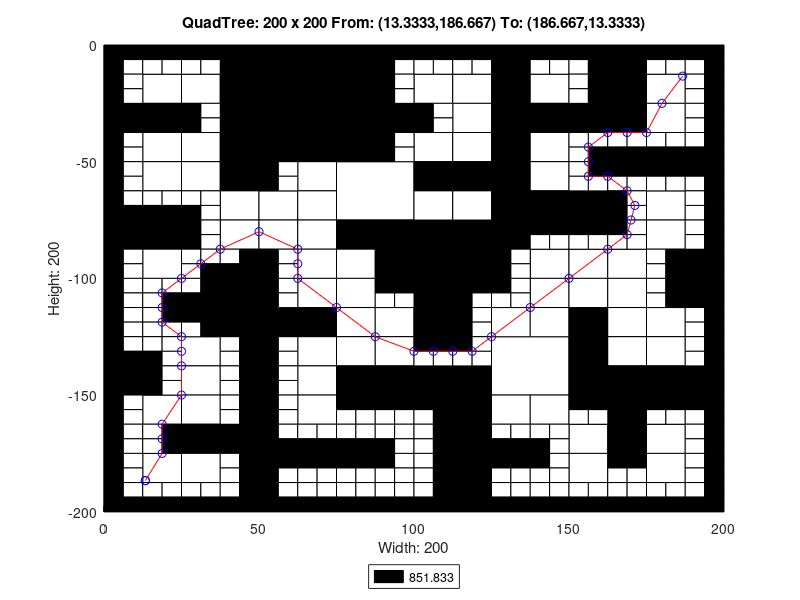

This chart was generated by the following MATLAB code:
axis([0 200 -200 0]);
title('QuadTree: 200 x 200 From: (13.3333,186.667) To: (186.667,13.3333)');
xlabel('Width: 200');
ylabel('Height: 200');
rectangle('Position',[50 -25 25 25], 'FaceColor',[0 0 0]);
rectangle('Position',[50 -50 25 25], 'FaceColor',[0 0 0]);
rectangle('Position',[75 -75 25 25], 'FaceColor',[1 1 1]);
rectangle('Position',[100 -100 25 25], 'FaceColor',[0 0 0]);
rectangle('Position',[125 -150 25 25], 'FaceColor',[1 1 1]);
rectangle('Position',[12.5 -25 12.5 12.5], 'FaceColor',[1 1 1]);
rectangle('Position',[37.5 -12.5 12.5 12.5], 'FaceColor',[0 0 0]);
rectangle('Position',[25 -25 12.5 12.5], 'FaceColor',[1 1 1]);
rectangle('Position',[37.5 -25 12.5 12.5], 'FaceColor',[0 0 0]);
rectangle('Position',[0 -37.5 12.5 12.5], 'FaceColor',[0 0 0]);
rectangle('Position',[12.5 -37.5 12.5 12.5], 'FaceColor',[0 0 0]);
rectangle('Position',[12.5 -50 12.5 12.5], 'FaceColor',[1 1 1]);
rectangle('Position',[37.5 -37.5 12.5 12.5], 'FaceColor',[0 0 0]);
rectangle('Position',[25 -50 12.5 12.5], 'FaceColor',[1 1 1]);
rectangle('Position',[37.5 -50 12.5 12.5], 'FaceColor',[0 0 0]);
rectangle('Position',[75 -12.5 12.5 12.5], 'FaceColor',[0 0 0]);
rectangle('Position',[75 -25 12.5 12.5], 'FaceColor',[0 0 0]);
rectangle('Position',[75 -37.5 12.5 12.5], 'FaceColor',[0 0 0]);
rectangle('Position',[87.5 -37.5 12.5 12.5], 'FaceColor',[0 0 0]);
rectangle('Position',[75 -50 12.5 12.5], 'FaceColor',[0 0 0]);
rectangle('Position',[12.5 -62.5 12.5 12.5], 'FaceColor',[1 1 1]);
rectangle('Position',[25 -62.5 12.5 12.5], 'FaceColor',[1 1 1]);
rectangle('Position',[37.5 -62.5 12.5 12.5], 'FaceColor',[0 0 0]);
rectangle('Position',[37.5 -75 12.5 12.5], 'FaceColor',[1 1 1]);
rectangle('Position',[0 -87.5 12.5 12.5], 'FaceColor',[0 0 0]);
rectangle('Position',[12.5 -87.5 12.5 12.5], 'FaceColor',[0 0 0]);
rectangle('Position',[12.5 -100 12.5 12.5], 'FaceColor',[1 1 1]);
rectangle('Position',[37.5 -87.5 12.5 12.5], 'FaceColor',[1 1 1]);
rectangle('Position',[62.5 -62.5 12.5 12.5], 'FaceColor',[1 1 1]);
rectangle('Position',[50 -75 12.5 12.5], 'FaceColor',[1 1 1]);
rectangle('Position',[62.5 -75 12.5 12.5], 'FaceColor',[1 1 1]);
rectangle('Position',[50 -87.5 12.5 12.5], 'FaceColor',[1 1 1]);
rectangle('Position',[62.5 -87.5 12.5 12.5], 'FaceColor',[1 1 1]);
rectangle('Position',[62.5 -100 12.5 12.5], 'FaceColor',[1 1 1]);
rectangle('Position',[75 -87.5 12.5 12.5], 'FaceColor',[0 0 0]);
rectangle('Position',[87.5 -87.5 12.5 12.5], 'FaceColor',[0 0 0]);
rectangle('Position',[75 -100 12.5 12.5], 'FaceColor',[1 1 1]);
rectangle('Position',[87.5 -100 12.5 12.5], 'FaceColor',[0 0 0]);
rectangle('Position',[100 -25 12.5 12.5], 'FaceColor',[1 1 1]);
rectangle('Position',[112.5 -25 12.5 12.5], 'FaceColor',[1 1 1]);
rectangle('Position',[125 -12.5 12.5 12.5], 'FaceColor',[0 0 0]);
rectangle('Position',[125 -25 12.5 12.5], 'FaceColor',[0 0 0]);
rectangle('Position',[137.5 -25 12.5 12.5], 'FaceColor',[1 1 1]);
rectangle('Position',[112.5 -37.5 12.5 12.5], 'FaceColor',[1 1 1]);
rectangle('Position',[100 -50 12.5 12.5], 'FaceColor',[1 1 1]);
rectangle('Position',[112.5 -50 12.5 12.5], 'FaceColor',[1 1 1]);
rectangle('Position',[125 -37.5 12.5 12.5], 'FaceColor',[0 0 0]);
rectangle('Position',[137.5 -37.5 12.5 12.5], 'FaceColor',[0 0 0]);
rectangle('Position',[125 -50 12.5 12.5], 'FaceColor',[0 0 0]);
rectangle('Position',[137.5 -50 12.5 12.5], 'FaceColor',[1 1 1]);
rectangle('Position',[162.5 -12.5 12.5 12.5], 'FaceColor',[0 0 0]);
rectangle('Position',[162.5 -25 12.5 12.5], 'FaceColor',[0 0 0]);
rectangle('Position',[175 -25 12.5 12.5], 'FaceColor',[1 1 1]);
rectangle('Position',[150 -37.5 12.5 12.5], 'FaceColor',[0 0 0]);
rectangle('Position',[162.5 -37.5 12.5 12.5], 'FaceColor',[0 0 0]);
rectangle('Position',[175 -37.5 12.5 12.5], 'FaceColor',[1 1 1]);
rectangle('Position',[100 -62.5 12.5 12.5], 'FaceColor',[0 0 0]);
rectangle('Position',[112.5 -62.5 12.5 12.5], 'FaceColor',[0 0 0]);
rectangle('Position',[100 -75 12.5 12.5], 'FaceColor',[1 1 1]);
rectangle('Position',[112.5 -75 12.5 12.5], 'FaceColor',[1 1 1]);
rectangle('Position',[125 -62.5 12.5 12.5], 'FaceColor',[0 0 0]);
rectangle('Position',[137.5 -62.5 12.5 12.5], 'FaceColor',[1 1 1]);
rectangle('Position',[125 -75 12.5 12.5], 'FaceColor',[0 0 0]);
rectangle('Position',[137.5 -75 12.5 12.5], 'FaceColor',[0 0 0]);
rectangle('Position',[125 -87.5 12.5 12.5], 'FaceColor',[0 0 0]);
rectangle('Position',[137.5 -100 12.5 12.5], 'FaceColor',[1 1 1]);
rectangle('Position',[150 -75 12.5 12.5], 'FaceColor',[0 0 0]);
rectangle('Position',[175 -75 12.5 12.5], 'FaceColor',[1 1 1]);
rectangle('Position',[150 -100 12.5 12.5], 'FaceColor',[1 1 1]);
rectangle('Position',[162.5 -100 12.5 12.5], 'FaceColor',[1 1 1]);
rectangle('Position',[175 -87.5 12.5 12.5], 'FaceColor',[1 1 1]);
rectangle('Position',[187.5 -100 12.5 12.5], 'FaceColor',[0 0 0]);
rectangle('Position',[37.5 -112.5 12.5 12.5], 'FaceColor',[0 0 0]);
rectangle('Position',[37.5 -125 12.5 12.5], 'FaceColor',[0 0 0]);
rectangle('Position',[0 -150 12.5 12.5], 'FaceColor',[0 0 0]);
rectangle('Position',[25 -137.5 12.5 12.5], 'FaceColor',[1 1 1]);
rectangle('Position',[25 -150 12.5 12.5], 'FaceColor',[1 1 1]);
rectangle('Position',[62.5 -112.5 12.5 12.5], 'FaceColor',[1 1 1]);
rectangle('Position',[50 -125 12.5 12.5], 'FaceColor',[0 0 0]);
rectangle('Position',[62.5 -125 12.5 12.5], 'FaceColor',[0 0 0]);
rectangle('Position',[75 -112.5 12.5 12.5], 'FaceColor',[1 1 1]);
rectangle('Position',[75 -125 12.5 12.5], 'FaceColor',[1 1 1]);
rectangle('Position',[87.5 -125 12.5 12.5], 'FaceColor',[1 1 1]);
rectangle('Position',[62.5 -137.5 12.5 12.5], 'FaceColor',[1 1 1]);
rectangle('Position',[62.5 -150 12.5 12.5], 'FaceColor',[1 1 1]);
rectangle('Position',[75 -137.5 12.5 12.5], 'FaceColor',[1 1 1]);
rectangle('Position',[87.5 -137.5 12.5 12.5], 'FaceColor',[1 1 1]);
rectangle('Position',[75 -150 12.5 12.5], 'FaceColor',[0 0 0]);
rectangle('Position',[87.5 -150 12.5 12.5], 'FaceColor',[0 0 0]);
rectangle('Position',[12.5 -162.5 12.5 12.5], 'FaceColor',[1 1 1]);
rectangle('Position',[25 -162.5 12.5 12.5], 'FaceColor',[1 1 1]);
rectangle('Position',[25 -175 12.5 12.5], 'FaceColor',[0 0 0]);
rectangle('Position',[37.5 -175 12.5 12.5], 'FaceColor',[0 0 0]);
rectangle('Position',[12.5 -187.5 12.5 12.5], 'FaceColor',[1 1 1]);
rectangle('Position',[25 -187.5 12.5 12.5], 'FaceColor',[1 1 1]);
rectangle('Position',[62.5 -162.5 12.5 12.5], 'FaceColor',[1 1 1]);
rectangle('Position',[100 -112.5 12.5 12.5], 'FaceColor',[0 0 0]);
rectangle('Position',[100 -125 12.5 12.5], 'FaceColor',[0 0 0]);
rectangle('Position',[137.5 -112.5 12.5 12.5], 'FaceColor',[1 1 1]);
rectangle('Position',[125 -125 12.5 12.5], 'FaceColor',[1 1 1]);
rectangle('Position',[137.5 -125 12.5 12.5], 'FaceColor',[1 1 1]);
rectangle('Position',[100 -150 12.5 12.5], 'FaceColor',[0 0 0]);
rectangle('Position',[112.5 -150 12.5 12.5], 'FaceColor',[0 0 0]);
rectangle('Position',[150 -112.5 12.5 12.5], 'FaceColor',[1 1 1]);
rectangle('Position',[162.5 -112.5 12.5 12.5], 'FaceColor',[1 1 1]);
rectangle('Position',[150 -125 12.5 12.5], 'FaceColor',[0 0 0]);
rectangle('Position',[162.5 -125 12.5 12.5], 'FaceColor',[1 1 1]);
rectangle('Position',[187.5 -112.5 12.5 12.5], 'FaceColor',[0 0 0]);
rectangle('Position',[175 -125 12.5 12.5], 'FaceColor',[1 1 1]);
rectangle('Position',[150 -137.5 12.5 12.5], 'FaceColor',[0 0 0]);
rectangle('Position',[162.5 -137.5 12.5 12.5], 'FaceColor',[1 1 1]);
rectangle('Position',[150 -150 12.5 12.5], 'FaceColor',[0 0 0]);
rectangle('Position',[162.5 -150 12.5 12.5], 'FaceColor',[0 0 0]);
rectangle('Position',[175 -137.5 12.5 12.5], 'FaceColor',[1 1 1]);
rectangle('Position',[175 -150 12.5 12.5], 'FaceColor',[0 0 0]);
rectangle('Position',[187.5 -150 12.5 12.5], 'FaceColor',[0 0 0]);
rectangle('Position',[112.5 -162.5 12.5 12.5], 'FaceColor',[0 0 0]);
rectangle('Position',[112.5 -175 12.5 12.5], 'FaceColor',[0 0 0]);
rectangle('Position',[125 -162.5 12.5 12.5], 'FaceColor',[1 1 1]);
rectangle('Position',[137.5 -162.5 12.5 12.5], 'FaceColor',[1 1 1]);
rectangle('Position',[112.5 -187.5 12.5 12.5], 'FaceColor',[0 0 0]);
rectangle('Position',[112.5 -200 12.5 12.5], 'FaceColor',[0 0 0]);
rectangle('Position',[162.5 -162.5 12.5 12.5], 'FaceColor',[0 0 0]);
rectangle('Position',[150 -175 12.5 12.5], 'FaceColor',[1 1 1]);
rectangle('Position',[162.5 -175 12.5 12.5], 'FaceColor',[0 0 0]);
rectangle('Position',[175 -175 12.5 12.5], 'FaceColor',[1 1 1]);
rectangle('Position',[150 -187.5 12.5 12.5], 'FaceColor',[1 1 1]);
rectangle('Position',[175 -187.5 12.5 12.5], 'FaceColor',[1 1 1]);
rectangle('Position',[0 -6.25 6.25 6.25], 'FaceColor',[0 0 0]);
rectangle('Position',[6.25 -6.25 6.25 6.25], 'FaceColor',[0 0 0]);
rectangle('Position',[0 -12.5 6.25 6.25], 'FaceColor',[0 0 0]);
rectangle('Position',[6.25 -12.5 6.25 6.25], 'FaceColor',[1 1 1]);
rectangle('Position',[12.5 -6.25 6.25 6.25], 'FaceColor',[0 0 0]);
rectangle('Position',[18.75 -6.25 6.25 6.25], 'FaceColor',[0 0 0]);
rectangle('Position',[12.5 -12.5 6.25 6.25], 'FaceColor',[1 1 1]);
rectangle('Position',[18.75 -12.5 6.25 6.25], 'FaceColor',[1 1 1]);
rectangle('Position',[0 -18.75 6.25 6.25], 'FaceColor',[0 0 0]);
rectangle('Position',[6.25 -18.75 6.25 6.25], 'FaceColor',[1 1 1]);
rectangle('Position',[0 -25 6.25 6.25], 'FaceColor',[0 0 0]);
rectangle('Position',[6.25 -25 6.25 6.25], 'FaceColor',[1 1 1]);
rectangle('Position',[25 -6.25 6.25 6.25], 'FaceColor',[0 0 0]);
rectangle('Position',[31.25 -6.25 6.25 6.25], 'FaceColor',[0 0 0]);
rectangle('Position',[25 -12.5 6.25 6.25], 'FaceColor',[1 1 1]);
rectangle('Position',[31.25 -12.5 6.25 6.25], 'FaceColor',[1 1 1]);
rectangle('Position',[0 -43.75 6.25 6.25], 'FaceColor',[0 0 0]);
rectangle('Position',[6.25 -43.75 6.25 6.25], 'FaceColor',[1 1 1]);
rectangle('Position',[0 -50 6.25 6.25], 'FaceColor',[0 0 0]);
rectangle('Position',[6.25 -50 6.25 6.25], 'FaceColor',[1 1 1]);
rectangle('Position',[25 -31.25 6.25 6.25], 'FaceColor',[0 0 0]);
rectangle('Position',[31.25 -31.25 6.25 6.25], 'FaceColor',[1 1 1]);
rectangle('Position',[25 -37.5 6.25 6.25], 'FaceColor',[0 0 0]);
rectangle('Position',[31.25 -37.5 6.25 6.25], 'FaceColor',[1 1 1]);
rectangle('Position',[87.5 -6.25 6.25 6.25], 'FaceColor',[0 0 0]);
rectangle('Position',[93.75 -6.25 6.25 6.25], 'FaceColor',[0 0 0]);
rectangle('Position',[87.5 -12.5 6.25 6.25], 'FaceColor',[0 0 0]);
rectangle('Position',[93.75 -12.5 6.25 6.25], 'FaceColor',[1 1 1]);
rectangle('Position',[87.5 -18.75 6.25 6.25], 'FaceColor',[0 0 0]);
rectangle('Position',[93.75 -18.75 6.25 6.25], 'FaceColor',[1 1 1]);
rectangle('Position',[87.5 -25 6.25 6.25], 'FaceColor',[0 0 0]);
rectangle('Position',[93.75 -25 6.25 6.25], 'FaceColor',[1 1 1]);
rectangle('Position',[87.5 -43.75 6.25 6.25], 'FaceColor',[0 0 0]);
rectangle('Position',[93.75 -43.75 6.25 6.25], 'FaceColor',[1 1 1]);
rectangle('Position',[87.5 -50 6.25 6.25], 'FaceColor',[0 0 0]);
rectangle('Position',[93.75 -50 6.25 6.25], 'FaceColor',[1 1 1]);
rectangle('Position',[0 -56.25 6.25 6.25], 'FaceColor',[0 0 0]);
rectangle('Position',[6.25 -56.25 6.25 6.25], 'FaceColor',[1 1 1]);
rectangle('Position',[0 -62.5 6.25 6.25], 'FaceColor',[0 0 0]);
rectangle('Position',[6.25 -62.5 6.25 6.25], 'FaceColor',[1 1 1]);
rectangle('Position',[0 -68.75 6.25 6.25], 'FaceColor',[0 0 0]);
rectangle('Position',[6.25 -68.75 6.25 6.25], 'FaceColor',[1 1 1]);
rectangle('Position',[0 -75 6.25 6.25], 'FaceColor',[0 0 0]);
rectangle('Position',[6.25 -75 6.25 6.25], 'FaceColor',[0 0 0]);
rectangle('Position',[12.5 -68.75 6.25 6.25], 'FaceColor',[1 1 1]);
rectangle('Position',[18.75 -68.75 6.25 6.25], 'FaceColor',[1 1 1]);
rectangle('Position',[12.5 -75 6.25 6.25], 'FaceColor',[0 0 0]);
rectangle('Position',[18.75 -75 6.25 6.25], 'FaceColor',[0 0 0]);
rectangle('Position',[25 -68.75 6.25 6.25], 'FaceColor',[1 1 1]);
rectangle('Position',[31.25 -68.75 6.25 6.25], 'FaceColor',[1 1 1]);
rectangle('Position',[25 -75 6.25 6.25], 'FaceColor',[0 0 0]);
rectangle('Position',[31.25 -75 6.25 6.25], 'FaceColor',[1 1 1]);
rectangle('Position',[0 -93.75 6.25 6.25], 'FaceColor',[0 0 0]);
rectangle('Position',[6.25 -93.75 6.25 6.25], 'FaceColor',[1 1 1]);
rectangle('Position',[0 -100 6.25 6.25], 'FaceColor',[0 0 0]);
rectangle('Position',[6.25 -100 6.25 6.25], 'FaceColor',[1 1 1]);
rectangle('Position',[25 -81.25 6.25 6.25], 'FaceColor',[0 0 0]);
rectangle('Position',[31.25 -81.25 6.25 6.25], 'FaceColor',[1 1 1]);
rectangle('Position',[25 -87.5 6.25 6.25], 'FaceColor',[0 0 0]);
rectangle('Position',[31.25 -87.5 6.25 6.25], 'FaceColor',[1 1 1]);
rectangle('Position',[25 -93.75 6.25 6.25], 'FaceColor',[1 1 1]);
rectangle('Position',[31.25 -93.75 6.25 6.25], 'FaceColor',[1 1 1]);
rectangle('Position',[25 -100 6.25 6.25], 'FaceColor',[1 1 1]);
rectangle('Position',[31.25 -100 6.25 6.25], 'FaceColor',[0 0 0]);
rectangle('Position',[37.5 -93.75 6.25 6.25], 'FaceColor',[1 1 1]);
rectangle('Position',[43.75 -93.75 6.25 6.25], 'FaceColor',[0 0 0]);
rectangle('Position',[37.5 -100 6.25 6.25], 'FaceColor',[0 0 0]);
rectangle('Position',[43.75 -100 6.25 6.25], 'FaceColor',[0 0 0]);
rectangle('Position',[50 -56.25 6.25 6.25], 'FaceColor',[0 0 0]);
rectangle('Position',[56.25 -56.25 6.25 6.25], 'FaceColor',[1 1 1]);
rectangle('Position',[50 -62.5 6.25 6.25], 'FaceColor',[0 0 0]);
rectangle('Position',[56.25 -62.5 6.25 6.25], 'FaceColor',[1 1 1]);
rectangle('Position',[50 -93.75 6.25 6.25], 'FaceColor',[0 0 0]);
rectangle('Position',[56.25 -93.75 6.25 6.25], 'FaceColor',[1 1 1]);
rectangle('Position',[50 -100 6.25 6.25], 'FaceColor',[0 0 0]);
rectangle('Position',[56.25 -100 6.25 6.25], 'FaceColor',[1 1 1]);
rectangle('Position',[100 -6.25 6.25 6.25], 'FaceColor',[0 0 0]);
rectangle('Position',[106.25 -6.25 6.25 6.25], 'FaceColor',[0 0 0]);
rectangle('Position',[100 -12.5 6.25 6.25], 'FaceColor',[1 1 1]);
rectangle('Position',[106.25 -12.5 6.25 6.25], 'FaceColor',[1 1 1]);
rectangle('Position',[112.5 -6.25 6.25 6.25], 'FaceColor',[0 0 0]);
rectangle('Position',[118.75 -6.25 6.25 6.25], 'FaceColor',[0 0 0]);
rectangle('Position',[112.5 -12.5 6.25 6.25], 'FaceColor',[1 1 1]);
rectangle('Position',[118.75 -12.5 6.25 6.25], 'FaceColor',[1 1 1]);
rectangle('Position',[137.5 -6.25 6.25 6.25], 'FaceColor',[0 0 0]);
rectangle('Position',[143.75 -6.25 6.25 6.25], 'FaceColor',[0 0 0]);
rectangle('Position',[137.5 -12.5 6.25 6.25], 'FaceColor',[1 1 1]);
rectangle('Position',[143.75 -12.5 6.25 6.25], 'FaceColor',[1 1 1]);
rectangle('Position',[100 -31.25 6.25 6.25], 'FaceColor',[0 0 0]);
rectangle('Position',[106.25 -31.25 6.25 6.25], 'FaceColor',[1 1 1]);
rectangle('Position',[100 -37.5 6.25 6.25], 'FaceColor',[0 0 0]);
rectangle('Position',[106.25 -37.5 6.25 6.25], 'FaceColor',[1 1 1]);
rectangle('Position',[150 -6.25 6.25 6.25], 'FaceColor',[0 0 0]);
rectangle('Position',[156.25 -6.25 6.25 6.25], 'FaceColor',[0 0 0]);
rectangle('Position',[150 -12.5 6.25 6.25], 'FaceColor',[1 1 1]);
rectangle('Position',[156.25 -12.5 6.25 6.25], 'FaceColor',[0 0 0]);
rectangle('Position',[150 -18.75 6.25 6.25], 'FaceColor',[1 1 1]);
rectangle('Position',[156.25 -18.75 6.25 6.25], 'FaceColor',[0 0 0]);
rectangle('Position',[150 -25 6.25 6.25], 'FaceColor',[1 1 1]);
rectangle('Position',[156.25 -25 6.25 6.25], 'FaceColor',[0 0 0]);
rectangle('Position',[175 -6.25 6.25 6.25], 'FaceColor',[0 0 0]);
rectangle('Position',[181.25 -6.25 6.25 6.25], 'FaceColor',[0 0 0]);
rectangle('Position',[175 -12.5 6.25 6.25], 'FaceColor',[1 1 1]);
rectangle('Position',[181.25 -12.5 6.25 6.25], 'FaceColor',[1 1 1]);
rectangle('Position',[187.5 -6.25 6.25 6.25], 'FaceColor',[0 0 0]);
rectangle('Position',[193.75 -6.25 6.25 6.25], 'FaceColor',[0 0 0]);
rectangle('Position',[187.5 -12.5 6.25 6.25], 'FaceColor',[1 1 1]);
rectangle('Position',[193.75 -12.5 6.25 6.25], 'FaceColor',[0 0 0]);
rectangle('Position',[187.5 -18.75 6.25 6.25], 'FaceColor',[1 1 1]);
rectangle('Position',[193.75 -18.75 6.25 6.25], 'FaceColor',[0 0 0]);
rectangle('Position',[187.5 -25 6.25 6.25], 'FaceColor',[1 1 1]);
rectangle('Position',[193.75 -25 6.25 6.25], 'FaceColor',[0 0 0]);
rectangle('Position',[150 -43.75 6.25 6.25], 'FaceColor',[1 1 1]);
rectangle('Position',[156.25 -43.75 6.25 6.25], 'FaceColor',[1 1 1]);
rectangle('Position',[150 -50 6.25 6.25], 'FaceColor',[1 1 1]);
rectangle('Position',[156.25 -50 6.25 6.25], 'FaceColor',[0 0 0]);
rectangle('Position',[162.5 -43.75 6.25 6.25], 'FaceColor',[1 1 1]);
rectangle('Position',[168.75 -43.75 6.25 6.25], 'FaceColor',[1 1 1]);
rectangle('Position',[162.5 -50 6.25 6.25], 'FaceColor',[0 0 0]);
rectangle('Position',[168.75 -50 6.25 6.25], 'FaceColor',[0 0 0]);
rectangle('Position',[187.5 -31.25 6.25 6.25], 'FaceColor',[1 1 1]);
rectangle('Position',[193.75 -31.25 6.25 6.25], 'FaceColor',[0 0 0]);
rectangle('Position',[187.5 -37.5 6.25 6.25], 'FaceColor',[1 1 1]);
rectangle('Position',[193.75 -37.5 6.25 6.25], 'FaceColor',[0 0 0]);
rectangle('Position',[175 -43.75 6.25 6.25], 'FaceColor',[1 1 1]);
rectangle('Position',[181.25 -43.75 6.25 6.25], 'FaceColor',[1 1 1]);
rectangle('Position',[175 -50 6.25 6.25], 'FaceColor',[0 0 0]);
rectangle('Position',[181.25 -50 6.25 6.25], 'FaceColor',[0 0 0]);
rectangle('Position',[187.5 -43.75 6.25 6.25], 'FaceColor',[1 1 1]);
rectangle('Position',[193.75 -43.75 6.25 6.25], 'FaceColor',[0 0 0]);
rectangle('Position',[187.5 -50 6.25 6.25], 'FaceColor',[0 0 0]);
rectangle('Position',[193.75 -50 6.25 6.25], 'FaceColor',[0 0 0]);
rectangle('Position',[137.5 -81.25 6.25 6.25], 'FaceColor',[0 0 0]);
rectangle('Position',[143.75 -81.25 6.25 6.25], 'FaceColor',[0 0 0]);
rectangle('Position',[137.5 -87.5 6.25 6.25], 'FaceColor',[1 1 1]);
rectangle('Position',[143.75 -87.5 6.25 6.25], 'FaceColor',[1 1 1]);
rectangle('Position',[125 -93.75 6.25 6.25], 'FaceColor',[0 0 0]);
rectangle('Position',[131.25 -93.75 6.25 6.25], 'FaceColor',[1 1 1]);
rectangle('Position',[125 -100 6.25 6.25], 'FaceColor',[0 0 0]);
rectangle('Position',[131.25 -100 6.25 6.25], 'FaceColor',[1 1 1]);
rectangle('Position',[150 -56.25 6.25 6.25], 'FaceColor',[1 1 1]);
rectangle('Position',[156.25 -56.25 6.25 6.25], 'FaceColor',[0 0 0]);
rectangle('Position',[150 -62.5 6.25 6.25], 'FaceColor',[1 1 1]);
rectangle('Position',[156.25 -62.5 6.25 6.25], 'FaceColor',[1 1 1]);
rectangle('Position',[162.5 -56.25 6.25 6.25], 'FaceColor',[0 0 0]);
rectangle('Position',[168.75 -56.25 6.25 6.25], 'FaceColor',[0 0 0]);
rectangle('Position',[162.5 -62.5 6.25 6.25], 'FaceColor',[1 1 1]);
rectangle('Position',[168.75 -62.5 6.25 6.25], 'FaceColor',[1 1 1]);
rectangle('Position',[162.5 -68.75 6.25 6.25], 'FaceColor',[0 0 0]);
rectangle('Position',[168.75 -68.75 6.25 6.25], 'FaceColor',[1 1 1]);
rectangle('Position',[162.5 -75 6.25 6.25], 'FaceColor',[0 0 0]);
rectangle('Position',[168.75 -75 6.25 6.25], 'FaceColor',[1 1 1]);
rectangle('Position',[175 -56.25 6.25 6.25], 'FaceColor',[0 0 0]);
rectangle('Position',[181.25 -56.25 6.25 6.25], 'FaceColor',[0 0 0]);
rectangle('Position',[175 -62.5 6.25 6.25], 'FaceColor',[1 1 1]);
rectangle('Position',[181.25 -62.5 6.25 6.25], 'FaceColor',[1 1 1]);
rectangle('Position',[187.5 -56.25 6.25 6.25], 'FaceColor',[0 0 0]);
rectangle('Position',[193.75 -56.25 6.25 6.25], 'FaceColor',[0 0 0]);
rectangle('Position',[187.5 -62.5 6.25 6.25], 'FaceColor',[1 1 1]);
rectangle('Position',[193.75 -62.5 6.25 6.25], 'FaceColor',[0 0 0]);
rectangle('Position',[187.5 -68.75 6.25 6.25], 'FaceColor',[1 1 1]);
rectangle('Position',[193.75 -68.75 6.25 6.25], 'FaceColor',[0 0 0]);
rectangle('Position',[187.5 -75 6.25 6.25], 'FaceColor',[1 1 1]);
rectangle('Position',[193.75 -75 6.25 6.25], 'FaceColor',[0 0 0]);
rectangle('Position',[150 -81.25 6.25 6.25], 'FaceColor',[0 0 0]);
rectangle('Position',[156.25 -81.25 6.25 6.25], 'FaceColor',[0 0 0]);
rectangle('Position',[150 -87.5 6.25 6.25], 'FaceColor',[1 1 1]);
rectangle('Position',[156.25 -87.5 6.25 6.25], 'FaceColor',[1 1 1]);
rectangle('Position',[162.5 -81.25 6.25 6.25], 'FaceColor',[0 0 0]);
rectangle('Position',[168.75 -81.25 6.25 6.25], 'FaceColor',[1 1 1]);
rectangle('Position',[162.5 -87.5 6.25 6.25], 'FaceColor',[1 1 1]);
rectangle('Position',[168.75 -87.5 6.25 6.25], 'FaceColor',[1 1 1]);
rectangle('Position',[187.5 -81.25 6.25 6.25], 'FaceColor',[1 1 1]);
rectangle('Position',[193.75 -81.25 6.25 6.25], 'FaceColor',[0 0 0]);
rectangle('Position',[187.5 -87.5 6.25 6.25], 'FaceColor',[1 1 1]);
rectangle('Position',[193.75 -87.5 6.25 6.25], 'FaceColor',[0 0 0]);
rectangle('Position',[175 -93.75 6.25 6.25], 'FaceColor',[1 1 1]);
rectangle('Position',[181.25 -93.75 6.25 6.25], 'FaceColor',[0 0 0]);
rectangle('Position',[175 -100 6.25 6.25], 'FaceColor',[1 1 1]);
rectangle('Position',[181.25 -100 6.25 6.25], 'FaceColor',[0 0 0]);
rectangle('Position',[0 -106.25 6.25 6.25], 'FaceColor',[0 0 0]);
rectangle('Position',[6.25 -106.25 6.25 6.25], 'FaceColor',[1 1 1]);
rectangle('Position',[0 -112.5 6.25 6.25], 'FaceColor',[0 0 0]);
rectangle('Position',[6.25 -112.5 6.25 6.25], 'FaceColor',[1 1 1]);
rectangle('Position',[12.5 -106.25 6.25 6.25], 'FaceColor',[1 1 1]);
rectangle('Position',[18.75 -106.25 6.25 6.25], 'FaceColor',[1 1 1]);
rectangle('Position',[12.5 -112.5 6.25 6.25], 'FaceColor',[1 1 1]);
rectangle('Position',[18.75 -112.5 6.25 6.25], 'FaceColor',[0 0 0]);
rectangle('Position',[0 -118.75 6.25 6.25], 'FaceColor',[0 0 0]);
rectangle('Position',[6.25 -118.75 6.25 6.25], 'FaceColor',[1 1 1]);
rectangle('Position',[0 -125 6.25 6.25], 'FaceColor',[0 0 0]);
rectangle('Position',[6.25 -125 6.25 6.25], 'FaceColor',[1 1 1]);
rectangle('Position',[12.5 -118.75 6.25 6.25], 'FaceColor',[1 1 1]);
rectangle('Position',[18.75 -118.75 6.25 6.25], 'FaceColor',[0 0 0]);
rectangle('Position',[12.5 -125 6.25 6.25], 'FaceColor',[1 1 1]);
rectangle('Position',[18.75 -125 6.25 6.25], 'FaceColor',[1 1 1]);
rectangle('Position',[25 -106.25 6.25 6.25], 'FaceColor',[1 1 1]);
rectangle('Position',[31.25 -106.25 6.25 6.25], 'FaceColor',[0 0 0]);
rectangle('Position',[25 -112.5 6.25 6.25], 'FaceColor',[0 0 0]);
rectangle('Position',[31.25 -112.5 6.25 6.25], 'FaceColor',[0 0 0]);
rectangle('Position',[25 -118.75 6.25 6.25], 'FaceColor',[0 0 0]);
rectangle('Position',[31.25 -118.75 6.25 6.25], 'FaceColor',[0 0 0]);
rectangle('Position',[25 -125 6.25 6.25], 'FaceColor',[1 1 1]);
rectangle('Position',[31.25 -125 6.25 6.25], 'FaceColor',[0 0 0]);
rectangle('Position',[0 -131.25 6.25 6.25], 'FaceColor',[0 0 0]);
rectangle('Position',[6.25 -131.25 6.25 6.25], 'FaceColor',[1 1 1]);
rectangle('Position',[0 -137.5 6.25 6.25], 'FaceColor',[0 0 0]);
rectangle('Position',[6.25 -137.5 6.25 6.25], 'FaceColor',[0 0 0]);
rectangle('Position',[12.5 -131.25 6.25 6.25], 'FaceColor',[1 1 1]);
rectangle('Position',[18.75 -131.25 6.25 6.25], 'FaceColor',[1 1 1]);
rectangle('Position',[12.5 -137.5 6.25 6.25], 'FaceColor',[0 0 0]);
rectangle('Position',[18.75 -137.5 6.25 6.25], 'FaceColor',[1 1 1]);
rectangle('Position',[12.5 -143.75 6.25 6.25], 'FaceColor',[0 0 0]);
rectangle('Position',[18.75 -143.75 6.25 6.25], 'FaceColor',[1 1 1]);
rectangle('Position',[12.5 -150 6.25 6.25], 'FaceColor',[0 0 0]);
rectangle('Position',[18.75 -150 6.25 6.25], 'FaceColor',[1 1 1]);
rectangle('Position',[37.5 -131.25 6.25 6.25], 'FaceColor',[1 1 1]);
rectangle('Position',[43.75 -131.25 6.25 6.25], 'FaceColor',[0 0 0]);
rectangle('Position',[37.5 -137.5 6.25 6.25], 'FaceColor',[1 1 1]);
rectangle('Position',[43.75 -137.5 6.25 6.25], 'FaceColor',[0 0 0]);
rectangle('Position',[37.5 -143.75 6.25 6.25], 'FaceColor',[1 1 1]);
rectangle('Position',[43.75 -143.75 6.25 6.25], 'FaceColor',[0 0 0]);
rectangle('Position',[37.5 -150 6.25 6.25], 'FaceColor',[1 1 1]);
rectangle('Position',[43.75 -150 6.25 6.25], 'FaceColor',[0 0 0]);
rectangle('Position',[50 -106.25 6.25 6.25], 'FaceColor',[0 0 0]);
rectangle('Position',[56.25 -106.25 6.25 6.25], 'FaceColor',[1 1 1]);
rectangle('Position',[50 -112.5 6.25 6.25], 'FaceColor',[0 0 0]);
rectangle('Position',[56.25 -112.5 6.25 6.25], 'FaceColor',[1 1 1]);
rectangle('Position',[87.5 -106.25 6.25 6.25], 'FaceColor',[0 0 0]);
rectangle('Position',[93.75 -106.25 6.25 6.25], 'FaceColor',[0 0 0]);
rectangle('Position',[87.5 -112.5 6.25 6.25], 'FaceColor',[1 1 1]);
rectangle('Position',[93.75 -112.5 6.25 6.25], 'FaceColor',[1 1 1]);
rectangle('Position',[50 -131.25 6.25 6.25], 'FaceColor',[0 0 0]);
rectangle('Position',[56.25 -131.25 6.25 6.25], 'FaceColor',[1 1 1]);
rectangle('Position',[50 -137.5 6.25 6.25], 'FaceColor',[0 0 0]);
rectangle('Position',[56.25 -137.5 6.25 6.25], 'FaceColor',[1 1 1]);
rectangle('Position',[50 -143.75 6.25 6.25], 'FaceColor',[0 0 0]);
rectangle('Position',[56.25 -143.75 6.25 6.25], 'FaceColor',[1 1 1]);
rectangle('Position',[50 -150 6.25 6.25], 'FaceColor',[0 0 0]);
rectangle('Position',[56.25 -150 6.25 6.25], 'FaceColor',[1 1 1]);
rectangle('Position',[0 -156.25 6.25 6.25], 'FaceColor',[0 0 0]);
rectangle('Position',[6.25 -156.25 6.25 6.25], 'FaceColor',[1 1 1]);
rectangle('Position',[0 -162.5 6.25 6.25], 'FaceColor',[0 0 0]);
rectangle('Position',[6.25 -162.5 6.25 6.25], 'FaceColor',[1 1 1]);
rectangle('Position',[0 -168.75 6.25 6.25], 'FaceColor',[0 0 0]);
rectangle('Position',[6.25 -168.75 6.25 6.25], 'FaceColor',[1 1 1]);
rectangle('Position',[0 -175 6.25 6.25], 'FaceColor',[0 0 0]);
rectangle('Position',[6.25 -175 6.25 6.25], 'FaceColor',[1 1 1]);
rectangle('Position',[12.5 -168.75 6.25 6.25], 'FaceColor',[1 1 1]);
rectangle('Position',[18.75 -168.75 6.25 6.25], 'FaceColor',[0 0 0]);
rectangle('Position',[12.5 -175 6.25 6.25], 'FaceColor',[1 1 1]);
rectangle('Position',[18.75 -175 6.25 6.25], 'FaceColor',[0 0 0]);
rectangle('Position',[37.5 -156.25 6.25 6.25], 'FaceColor',[1 1 1]);
rectangle('Position',[43.75 -156.25 6.25 6.25], 'FaceColor',[0 0 0]);
rectangle('Position',[37.5 -162.5 6.25 6.25], 'FaceColor',[1 1 1]);
rectangle('Position',[43.75 -162.5 6.25 6.25], 'FaceColor',[0 0 0]);
rectangle('Position',[0 -181.25 6.25 6.25], 'FaceColor',[0 0 0]);
rectangle('Position',[6.25 -181.25 6.25 6.25], 'FaceColor',[1 1 1]);
rectangle('Position',[0 -187.5 6.25 6.25], 'FaceColor',[0 0 0]);
rectangle('Position',[6.25 -187.5 6.25 6.25], 'FaceColor',[1 1 1]);
rectangle('Position',[0 -193.75 6.25 6.25], 'FaceColor',[0 0 0]);
rectangle('Position',[6.25 -193.75 6.25 6.25], 'FaceColor',[1 1 1]);
rectangle('Position',[0 -200 6.25 6.25], 'FaceColor',[0 0 0]);
rectangle('Position',[6.25 -200 6.25 6.25], 'FaceColor',[0 0 0]);
rectangle('Position',[12.5 -193.75 6.25 6.25], 'FaceColor',[1 1 1]);
rectangle('Position',[18.75 -193.75 6.25 6.25], 'FaceColor',[1 1 1]);
rectangle('Position',[12.5 -200 6.25 6.25], 'FaceColor',[0 0 0]);
rectangle('Position',[18.75 -200 6.25 6.25], 'FaceColor',[0 0 0]);
rectangle('Position',[37.5 -181.25 6.25 6.25], 'FaceColor',[1 1 1]);
rectangle('Position',[43.75 -181.25 6.25 6.25], 'FaceColor',[0 0 0]);
rectangle('Position',[37.5 -187.5 6.25 6.25], 'FaceColor',[1 1 1]);
rectangle('Position',[43.75 -187.5 6.25 6.25], 'FaceColor',[0 0 0]);
rectangle('Position',[25 -193.75 6.25 6.25], 'FaceColor',[1 1 1]);
rectangle('Position',[31.25 -193.75 6.25 6.25], 'FaceColor',[1 1 1]);
rectangle('Position',[25 -200 6.25 6.25], 'FaceColor',[0 0 0]);
rectangle('Position',[31.25 -200 6.25 6.25], 'FaceColor',[0 0 0]);
rectangle('Position',[37.5 -193.75 6.25 6.25], 'FaceColor',[1 1 1]);
rectangle('Position',[43.75 -193.75 6.25 6.25], 'FaceColor',[0 0 0]);
rectangle('Position',[37.5 -200 6.25 6.25], 'FaceColor',[0 0 0]);
rectangle('Position',[43.75 -200 6.25 6.25], 'FaceColor',[0 0 0]);
rectangle('Position',[50 -156.25 6.25 6.25], 'FaceColor',[0 0 0]);
rectangle('Position',[56.25 -156.25 6.25 6.25], 'FaceColor',[1 1 1]);
rectangle('Position',[50 -162.5 6.25 6.25], 'FaceColor',[0 0 0]);
rectangle('Position',[56.25 -162.5 6.25 6.25], 'FaceColor',[1 1 1]);
rectangle('Position',[50 -168.75 6.25 6.25], 'FaceColor',[0 0 0]);
rectangle('Position',[56.25 -168.75 6.25 6.25], 'FaceColor',[1 1 1]);
rectangle('Position',[50 -175 6.25 6.25], 'FaceColor',[0 0 0]);
rectangle('Position',[56.25 -175 6.25 6.25], 'FaceColor',[0 0 0]);
rectangle('Position',[62.5 -168.75 6.25 6.25], 'FaceColor',[1 1 1]);
rectangle('Position',[68.75 -168.75 6.25 6.25], 'FaceColor',[1 1 1]);
rectangle('Position',[62.5 -175 6.25 6.25], 'FaceColor',[0 0 0]);
rectangle('Position',[68.75 -175 6.25 6.25], 'FaceColor',[0 0 0]);
rectangle('Position',[75 -156.25 6.25 6.25], 'FaceColor',[0 0 0]);
rectangle('Position',[81.25 -156.25 6.25 6.25], 'FaceColor',[0 0 0]);
rectangle('Position',[75 -162.5 6.25 6.25], 'FaceColor',[1 1 1]);
rectangle('Position',[81.25 -162.5 6.25 6.25], 'FaceColor',[1 1 1]);
rectangle('Position',[87.5 -156.25 6.25 6.25], 'FaceColor',[0 0 0]);
rectangle('Position',[93.75 -156.25 6.25 6.25], 'FaceColor',[0 0 0]);
rectangle('Position',[87.5 -162.5 6.25 6.25], 'FaceColor',[1 1 1]);
rectangle('Position',[93.75 -162.5 6.25 6.25], 'FaceColor',[1 1 1]);
rectangle('Position',[75 -168.75 6.25 6.25], 'FaceColor',[1 1 1]);
rectangle('Position',[81.25 -168.75 6.25 6.25], 'FaceColor',[1 1 1]);
rectangle('Position',[75 -175 6.25 6.25], 'FaceColor',[0 0 0]);
rectangle('Position',[81.25 -175 6.25 6.25], 'FaceColor',[0 0 0]);
rectangle('Position',[87.5 -168.75 6.25 6.25], 'FaceColor',[1 1 1]);
rectangle('Position',[93.75 -168.75 6.25 6.25], 'FaceColor',[1 1 1]);
rectangle('Position',[87.5 -175 6.25 6.25], 'FaceColor',[0 0 0]);
rectangle('Position',[93.75 -175 6.25 6.25], 'FaceColor',[1 1 1]);
rectangle('Position',[50 -181.25 6.25 6.25], 'FaceColor',[0 0 0]);
rectangle('Position',[56.25 -181.25 6.25 6.25], 'FaceColor',[0 0 0]);
rectangle('Position',[50 -187.5 6.25 6.25], 'FaceColor',[0 0 0]);
rectangle('Position',[56.25 -187.5 6.25 6.25], 'FaceColor',[1 1 1]);
rectangle('Position',[62.5 -181.25 6.25 6.25], 'FaceColor',[0 0 0]);
rectangle('Position',[68.75 -181.25 6.25 6.25], 'FaceColor',[0 0 0]);
rectangle('Position',[62.5 -187.5 6.25 6.25], 'FaceColor',[1 1 1]);
rectangle('Position',[68.75 -187.5 6.25 6.25], 'FaceColor',[1 1 1]);
rectangle('Position',[50 -193.75 6.25 6.25], 'FaceColor',[0 0 0]);
rectangle('Position',[56.25 -193.75 6.25 6.25], 'FaceColor',[1 1 1]);
rectangle('Position',[50 -200 6.25 6.25], 'FaceColor',[0 0 0]);
rectangle('Position',[56.25 -200 6.25 6.25], 'FaceColor',[0 0 0]);
rectangle('Position',[62.5 -193.75 6.25 6.25], 'FaceColor',[1 1 1]);
rectangle('Position',[68.75 -193.75 6.25 6.25], 'FaceColor',[1 1 1]);
rectangle('Position',[62.5 -200 6.25 6.25], 'FaceColor',[0 0 0]);
rectangle('Position',[68.75 -200 6.25 6.25], 'FaceColor',[0 0 0]);
rectangle('Position',[75 -181.25 6.25 6.25], 'FaceColor',[0 0 0]);
rectangle('Position',[81.25 -181.25 6.25 6.25], 'FaceColor',[0 0 0]);
rectangle('Position',[75 -187.5 6.25 6.25], 'FaceColor',[1 1 1]);
rectangle('Position',[81.25 -187.5 6.25 6.25], 'FaceColor',[1 1 1]);
rectangle('Position',[87.5 -181.25 6.25 6.25], 'FaceColor',[0 0 0]);
rectangle('Position',[93.75 -181.25 6.25 6.25], 'FaceColor',[1 1 1]);
rectangle('Position',[87.5 -187.5 6.25 6.25], 'FaceColor',[1 1 1]);
rectangle('Position',[93.75 -187.5 6.25 6.25], 'FaceColor',[1 1 1]);
rectangle('Position',[75 -193.75 6.25 6.25], 'FaceColor',[1 1 1]);
rectangle('Position',[81.25 -193.75 6.25 6.25], 'FaceColor',[1 1 1]);
rectangle('Position',[75 -200 6.25 6.25], 'FaceColor',[0 0 0]);
rectangle('Position',[81.25 -200 6.25 6.25], 'FaceColor',[0 0 0]);
rectangle('Position',[87.5 -193.75 6.25 6.25], 'FaceColor',[1 1 1]);
rectangle('Position',[93.75 -193.75 6.25 6.25], 'FaceColor',[1 1 1]);
rectangle('Position',[87.5 -200 6.25 6.25], 'FaceColor',[0 0 0]);
rectangle('Position',[93.75 -200 6.25 6.25], 'FaceColor',[0 0 0]);
rectangle('Position',[112.5 -106.25 6.25 6.25], 'FaceColor',[0 0 0]);
rectangle('Position',[118.75 -106.25 6.25 6.25], 'FaceColor',[0 0 0]);
rectangle('Position',[112.5 -112.5 6.25 6.25], 'FaceColor',[0 0 0]);
rectangle('Position',[118.75 -112.5 6.25 6.25], 'FaceColor',[1 1 1]);
rectangle('Position',[112.5 -118.75 6.25 6.25], 'FaceColor',[0 0 0]);
rectangle('Position',[118.75 -118.75 6.25 6.25], 'FaceColor',[1 1 1]);
rectangle('Position',[112.5 -125 6.25 6.25], 'FaceColor',[0 0 0]);
rectangle('Position',[118.75 -125 6.25 6.25], 'FaceColor',[1 1 1]);
rectangle('Position',[125 -106.25 6.25 6.25], 'FaceColor',[0 0 0]);
rectangle('Position',[131.25 -106.25 6.25 6.25], 'FaceColor',[1 1 1]);
rectangle('Position',[125 -112.5 6.25 6.25], 'FaceColor',[1 1 1]);
rectangle('Position',[131.25 -112.5 6.25 6.25], 'FaceColor',[1 1 1]);
rectangle('Position',[100 -131.25 6.25 6.25], 'FaceColor',[0 0 0]);
rectangle('Position',[106.25 -131.25 6.25 6.25], 'FaceColor',[0 0 0]);
rectangle('Position',[100 -137.5 6.25 6.25], 'FaceColor',[1 1 1]);
rectangle('Position',[106.25 -137.5 6.25 6.25], 'FaceColor',[1 1 1]);
rectangle('Position',[112.5 -131.25 6.25 6.25], 'FaceColor',[0 0 0]);
rectangle('Position',[118.75 -131.25 6.25 6.25], 'FaceColor',[1 1 1]);
rectangle('Position',[112.5 -137.5 6.25 6.25], 'FaceColor',[1 1 1]);
rectangle('Position',[118.75 -137.5 6.25 6.25], 'FaceColor',[1 1 1]);
rectangle('Position',[175 -106.25 6.25 6.25], 'FaceColor',[1 1 1]);
rectangle('Position',[181.25 -106.25 6.25 6.25], 'FaceColor',[0 0 0]);
rectangle('Position',[175 -112.5 6.25 6.25], 'FaceColor',[1 1 1]);
rectangle('Position',[181.25 -112.5 6.25 6.25], 'FaceColor',[0 0 0]);
rectangle('Position',[187.5 -118.75 6.25 6.25], 'FaceColor',[1 1 1]);
rectangle('Position',[193.75 -118.75 6.25 6.25], 'FaceColor',[0 0 0]);
rectangle('Position',[187.5 -125 6.25 6.25], 'FaceColor',[1 1 1]);
rectangle('Position',[193.75 -125 6.25 6.25], 'FaceColor',[0 0 0]);
rectangle('Position',[187.5 -131.25 6.25 6.25], 'FaceColor',[1 1 1]);
rectangle('Position',[193.75 -131.25 6.25 6.25], 'FaceColor',[0 0 0]);
rectangle('Position',[187.5 -137.5 6.25 6.25], 'FaceColor',[1 1 1]);
rectangle('Position',[193.75 -137.5 6.25 6.25], 'FaceColor',[0 0 0]);
rectangle('Position',[100 -156.25 6.25 6.25], 'FaceColor',[0 0 0]);
rectangle('Position',[106.25 -156.25 6.25 6.25], 'FaceColor',[0 0 0]);
rectangle('Position',[100 -162.5 6.25 6.25], 'FaceColor',[1 1 1]);
rectangle('Position',[106.25 -162.5 6.25 6.25], 'FaceColor',[0 0 0]);
rectangle('Position',[100 -168.75 6.25 6.25], 'FaceColor',[1 1 1]);
rectangle('Position',[106.25 -168.75 6.25 6.25], 'FaceColor',[0 0 0]);
rectangle('Position',[100 -175 6.25 6.25], 'FaceColor',[1 1 1]);
rectangle('Position',[106.25 -175 6.25 6.25], 'FaceColor',[0 0 0]);
rectangle('Position',[125 -168.75 6.25 6.25], 'FaceColor',[1 1 1]);
rectangle('Position',[131.25 -168.75 6.25 6.25], 'FaceColor',[1 1 1]);
rectangle('Position',[125 -175 6.25 6.25], 'FaceColor',[0 0 0]);
rectangle('Position',[131.25 -175 6.25 6.25], 'FaceColor',[0 0 0]);
rectangle('Position',[137.5 -168.75 6.25 6.25], 'FaceColor',[1 1 1]);
rectangle('Position',[143.75 -168.75 6.25 6.25], 'FaceColor',[1 1 1]);
rectangle('Position',[137.5 -175 6.25 6.25], 'FaceColor',[0 0 0]);
rectangle('Position',[143.75 -175 6.25 6.25], 'FaceColor',[1 1 1]);
rectangle('Position',[100 -181.25 6.25 6.25], 'FaceColor',[1 1 1]);
rectangle('Position',[106.25 -181.25 6.25 6.25], 'FaceColor',[0 0 0]);
rectangle('Position',[100 -187.5 6.25 6.25], 'FaceColor',[1 1 1]);
rectangle('Position',[106.25 -187.5 6.25 6.25], 'FaceColor',[0 0 0]);
rectangle('Position',[100 -193.75 6.25 6.25], 'FaceColor',[1 1 1]);
rectangle('Position',[106.25 -193.75 6.25 6.25], 'FaceColor',[0 0 0]);
rectangle('Position',[100 -200 6.25 6.25], 'FaceColor',[0 0 0]);
rectangle('Position',[106.25 -200 6.25 6.25], 'FaceColor',[0 0 0]);
rectangle('Position',[125 -181.25 6.25 6.25], 'FaceColor',[0 0 0]);
rectangle('Position',[131.25 -181.25 6.25 6.25], 'FaceColor',[0 0 0]);
rectangle('Position',[125 -187.5 6.25 6.25], 'FaceColor',[1 1 1]);
rectangle('Position',[131.25 -187.5 6.25 6.25], 'FaceColor',[1 1 1]);
rectangle('Position',[137.5 -181.25 6.25 6.25], 'FaceColor',[0 0 0]);
rectangle('Position',[143.75 -181.25 6.25 6.25], 'FaceColor',[1 1 1]);
rectangle('Position',[137.5 -187.5 6.25 6.25], 'FaceColor',[1 1 1]);
rectangle('Position',[143.75 -187.5 6.25 6.25], 'FaceColor',[1 1 1]);
rectangle('Position',[125 -193.75 6.25 6.25], 'FaceColor',[1 1 1]);
rectangle('Position',[131.25 -193.75 6.25 6.25], 'FaceColor',[1 1 1]);
rectangle('Position',[125 -200 6.25 6.25], 'FaceColor',[0 0 0]);
rectangle('Position',[131.25 -200 6.25 6.25], 'FaceColor',[0 0 0]);
rectangle('Position',[137.5 -193.75 6.25 6.25], 'FaceColor',[1 1 1]);
rectangle('Position',[143.75 -193.75 6.25 6.25], 'FaceColor',[1 1 1]);
rectangle('Position',[137.5 -200 6.25 6.25], 'FaceColor',[0 0 0]);
rectangle('Position',[143.75 -200 6.25 6.25], 'FaceColor',[0 0 0]);
rectangle('Position',[150 -156.25 6.25 6.25], 'FaceColor',[0 0 0]);
rectangle('Position',[156.25 -156.25 6.25 6.25], 'FaceColor',[0 0 0]);
rectangle('Position',[150 -162.5 6.25 6.25], 'FaceColor',[1 1 1]);
rectangle('Position',[156.25 -162.5 6.25 6.25], 'FaceColor',[1 1 1]);
rectangle('Position',[175 -156.25 6.25 6.25], 'FaceColor',[0 0 0]);
rectangle('Position',[181.25 -156.25 6.25 6.25], 'FaceColor',[0 0 0]);
rectangle('Position',[175 -162.5 6.25 6.25], 'FaceColor',[1 1 1]);
rectangle('Position',[181.25 -162.5 6.25 6.25], 'FaceColor',[1 1 1]);
rectangle('Position',[187.5 -156.25 6.25 6.25], 'FaceColor',[0 0 0]);
rectangle('Position',[193.75 -156.25 6.25 6.25], 'FaceColor',[0 0 0]);
rectangle('Position',[187.5 -162.5 6.25 6.25], 'FaceColor',[1 1 1]);
rectangle('Position',[193.75 -162.5 6.25 6.25], 'FaceColor',[0 0 0]);
rectangle('Position',[187.5 -168.75 6.25 6.25], 'FaceColor',[1 1 1]);
rectangle('Position',[193.75 -168.75 6.25 6.25], 'FaceColor',[0 0 0]);
rectangle('Position',[187.5 -175 6.25 6.25], 'FaceColor',[1 1 1]);
rectangle('Position',[193.75 -175 6.25 6.25], 'FaceColor',[0 0 0]);
rectangle('Position',[162.5 -181.25 6.25 6.25], 'FaceColor',[0 0 0]);
rectangle('Position',[168.75 -181.25 6.25 6.25], 'FaceColor',[0 0 0]);
rectangle('Position',[162.5 -187.5 6.25 6.25], 'FaceColor',[1 1 1]);
rectangle('Position',[168.75 -187.5 6.25 6.25], 'FaceColor',[1 1 1]);
rectangle('Position',[150 -193.75 6.25 6.25], 'FaceColor',[1 1 1]);
rectangle('Position',[156.25 -193.75 6.25 6.25], 'FaceColor',[1 1 1]);
rectangle('Position',[150 -200 6.25 6.25], 'FaceColor',[0 0 0]);
rectangle('Position',[156.25 -200 6.25 6.25], 'FaceColor',[0 0 0]);
rectangle('Position',[162.5 -193.75 6.25 6.25], 'FaceColor',[1 1 1]);
rectangle('Position',[168.75 -193.75 6.25 6.25], 'FaceColor',[1 1 1]);
rectangle('Position',[162.5 -200 6.25 6.25], 'FaceColor',[0 0 0]);
rectangle('Position',[168.75 -200 6.25 6.25], 'FaceColor',[0 0 0]);
rectangle('Position',[187.5 -181.25 6.25 6.25], 'FaceColor',[1 1 1]);
rectangle('Position',[193.75 -181.25 6.25 6.25], 'FaceColor',[0 0 0]);
rectangle('Position',[187.5 -187.5 6.25 6.25], 'FaceColor',[1 1 1]);
rectangle('Position',[193.75 -187.5 6.25 6.25], 'FaceColor',[0 0 0]);
rectangle('Position',[175 -193.75 6.25 6.25], 'FaceColor',[1 1 1]);
rectangle('Position',[181.25 -193.75 6.25 6.25], 'FaceColor',[1 1 1]);
rectangle('Position',[175 -200 6.25 6.25], 'FaceColor',[0 0 0]);
rectangle('Position',[181.25 -200 6.25 6.25], 'FaceColor',[0 0 0]);
rectangle('Position',[187.5 -193.75 6.25 6.25], 'FaceColor',[1 1 1]);
rectangle('Position',[193.75 -193.75 6.25 6.25], 'FaceColor',[0 0 0]);
rectangle('Position',[187.5 -200 6.25 6.25], 'FaceColor',[0 0 0]);
rectangle('Position',[193.75 -200 6.25 6.25], 'FaceColor',[0 0 0]);
X=[186.667,180,175,168.75,162.5,156.25,156.25,156.25,162.5,168.75,171.25,170,168.75,162.5,150,137.5,125,118.75,112.5,106.25,100,87.5,75,62.5,62.5,62.5,50,37.5,31.25,25,18.75,18.75,18.75,25,25,25,25,18.75,18.75,18.75,13.3333,13.3333];
Y=[-13.3333,-25,-37.5,-37.5,-37.5,-43.75,-50,-56.25,-56.25,-62.5,-68.75,-75,-81.25,-87.5,-100,-112.5,-125,-131.25,-131.25,-131.25,-131.25,-125,-112.5,-100,-93.75,-87.5,-80,-87.5,-93.75,-100,-106.25,-112.5,-118.75,-125,-131.25,-137.5,-150,-162.5,-168.75,-175,-186.667,-186.667];
hold on;
plot(X,Y,'r');
plot(X,Y,'bo');
legend('851.833','Location','southoutside');
